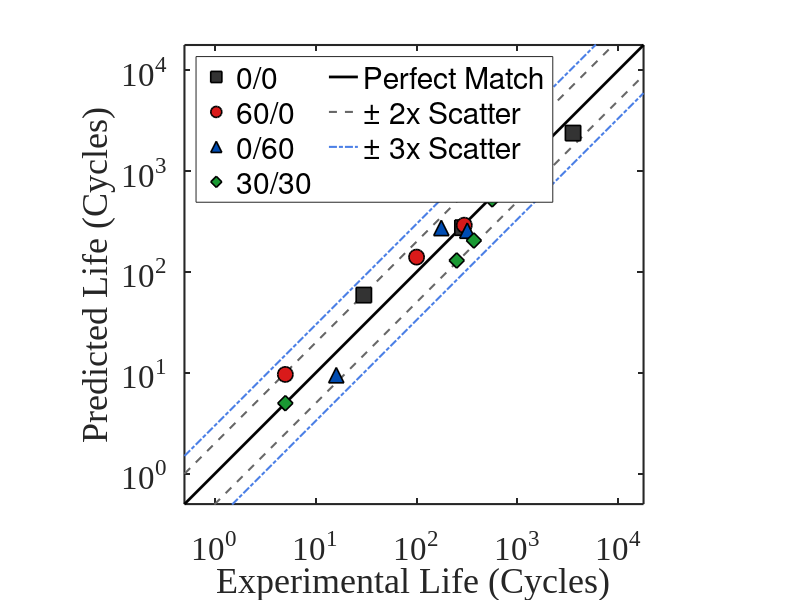

This chart was generated by the following MATLAB code: (Note: this script raises an error after producing the figure.)
close all;
clear all;
clc;


%%%%%%%%%%%%% Figure-6(a)%%%%%%%%%%%%%%%%%



%% ========================================================================
%% 1. INPUT DATA (Case-Specific Life Data)
%% ========================================================================
% Experimental Data (Cycles to Failure)
exp_00   = [30, 285, 850, 3557];       
exp_600  = [5, 100, 297, 600];         
exp_060  = [16, 176, 318, 534];        
exp_3030 = [5, 250, 370, 562];         

% Predicted Data (Simulation/Model)
pred_00   = [59, 275, 685.1, 2381];       
pred_600  = [9.6467, 140.4, 291, 721.85];      
pred_060  = [9.4829, 273, 257, 736];       
pred_3030 = [5.0002, 130, 205, 524.44];     

%% ========================================================================
%% 2. DEFINE CUSTOM COLORS (Publication Quality)
%% ========================================================================
c_grey   = [0.2, 0.2, 0.2];    % 0/0
c_red    = [0.85, 0.1, 0.1];   % 60/0
c_blue   = [0.0, 0.3, 0.7];    % 0/60
c_green  = [0.1, 0.6, 0.2];    % 30/30

%% ========================================================================
%% FIGURE 1: EXPERIMENTAL vs PREDICTED LIFE (Correlation Plot)
%% ========================================================================
all_exp  = [exp_00, exp_600, exp_060, exp_3030];
all_pred = [pred_00, pred_600, pred_060, pred_3030];

min_val = min([all_exp, all_pred]) * 0.1; 
max_val = max([all_exp, all_pred]) * 5;  
limits  = [min_val, max_val]; 

if isempty(limits) || isnan(limits(1)) || limits(1) <= 0
    limits = [1, 10000]; 
end

figure('Color', 'w'); hold on;

% Perfect Agreement (1:1) - Black Solid
hPerf = plot(limits, limits, 'k-', 'LineWidth', 2); 

% +/- 2x Scatter
h2x = plot(limits, limits * 2, 'k--', 'Color', [0.4 0.4 0.4], 'LineWidth', 1.5);
      plot(limits, limits / 2, 'k--', 'Color', [0.4 0.4 0.4], 'LineWidth', 1.5);

% +/- 3x Scatter
h3x = plot(limits, limits * 3, '-.', 'Color', [0.3 0.5 0.9], 'LineWidth', 1.5);
      plot(limits, limits / 3, '-.', 'Color', [0.3 0.5 0.9], 'LineWidth', 1.5);

% Case 0/0: Dark Grey Squares
h00 = loglog(exp_00, pred_00, 's', 'MarkerSize', 11, 'LineWidth', 1.2, ...
    'MarkerEdgeColor', 'k', 'MarkerFaceColor', c_grey);

% Case 60/0: Deep Red Circles
h600 = loglog(exp_600, pred_600, 'o', 'MarkerSize', 11, 'LineWidth', 1.2, ...
    'MarkerEdgeColor', 'k', 'MarkerFaceColor', c_red);

% Case 0/60: Royal Blue Triangles
h060 = loglog(exp_060, pred_060, '^', 'MarkerSize', 11, 'LineWidth', 1.2, ...
    'MarkerEdgeColor', 'k', 'MarkerFaceColor', c_blue);

% Case 30/30: Forest Green Diamonds
h3030 = loglog(exp_3030, pred_3030, 'd', 'MarkerSize', 11, 'LineWidth', 1.2, ...
    'MarkerEdgeColor', 'k', 'MarkerFaceColor', c_green);

% --- FORMATTING ---
axis square; grid off; box on;
xlim(limits); ylim(limits);
set(gca, 'XScale', 'log', 'YScale', 'log');
set(gca, 'LineWidth', 1.5, 'FontSize', 24, ...
    'FontName', 'Times New Roman', 'FontWeight', 'normal');

xlabel('Experimental Life (Cycles)', 'FontSize', 26, 'FontName', 'Times New Roman');
ylabel('Predicted Life (Cycles)', 'FontSize', 26, 'FontName', 'Times New Roman');

lgd = legend([h00, h600, h060, h3030, hPerf, h2x, h3x], ...
    {'0/0', '60/0', '0/60', '30/30', ...
     'Perfect Match', '\pm 2x Scatter', '\pm 3x Scatter'}, ...
    'Location', 'northwest', 'NumColumns', 2);
lgd.FontSize = 24;
lgd.FontName = 'Times New Roman';
legend boxon;

annotation('textbox', [0.65 0.15 0.25 0.12], ...
    'String', {'DD6, R_{\epsilon}=-1', 'Temperature = 760^{\circ}C'}, ...
    'Interpreter','tex', 'FontSize', 24, 'FontName', 'Times New Roman', ...
    'BackgroundColor','white', 'EdgeColor','black', 'LineWidth', 1.2);

hold off;
